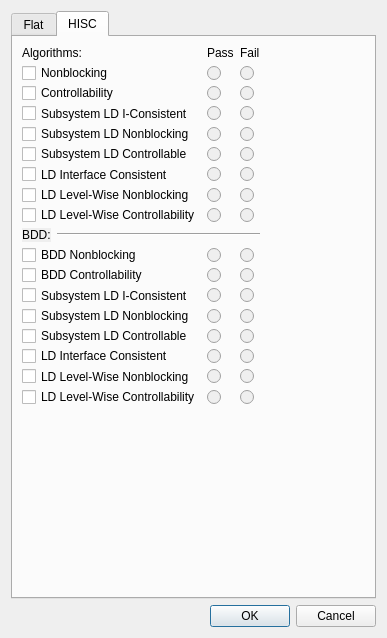
<?xml version="1.0" encoding="UTF-8"?>
<ui version="4.0">
 <class>RegTestAlgorithmEditor</class>
 <widget class="QDialog" name="RegTestAlgorithmEditor">
  <property name="geometry">
   <rect>
    <x>0</x>
    <y>0</y>
    <width>387</width>
    <height>638</height>
   </rect>
  </property>
  <property name="windowTitle">
   <string>Algorithm Editor</string>
  </property>
  <layout class="QVBoxLayout" name="verticalLayout">
   <item>
    <widget class="QTabWidget" name="m_algorithmTabWidg">
     <property name="currentIndex">
      <number>1</number>
     </property>
     <widget class="QWidget" name="m_flatTab">
      <attribute name="title">
       <string>Flat</string>
      </attribute>
      <layout class="QFormLayout" name="formLayout">
       <item row="0" column="0">
        <layout class="QGridLayout" name="flatGrid">
         <item row="0" column="0">
          <widget class="QLabel" name="flatAlgoLabel">
           <property name="sizePolicy">
            <sizepolicy hsizetype="Preferred" vsizetype="Fixed">
             <horstretch>0</horstretch>
             <verstretch>0</verstretch>
            </sizepolicy>
           </property>
           <property name="text">
            <string>Algorithms:</string>
           </property>
          </widget>
         </item>
         <item row="0" column="1">
          <widget class="QLabel" name="flatPassLabel">
           <property name="sizePolicy">
            <sizepolicy hsizetype="Preferred" vsizetype="Fixed">
             <horstretch>0</horstretch>
             <verstretch>0</verstretch>
            </sizepolicy>
           </property>
           <property name="text">
            <string>Pass</string>
           </property>
          </widget>
         </item>
         <item row="0" column="2">
          <widget class="QLabel" name="flatFailLabel">
           <property name="sizePolicy">
            <sizepolicy hsizetype="Preferred" vsizetype="Fixed">
             <horstretch>0</horstretch>
             <verstretch>0</verstretch>
            </sizepolicy>
           </property>
           <property name="text">
            <string>Fail</string>
           </property>
          </widget>
         </item>
         <item row="1" column="1">
          <widget class="QRadioButton" name="m_flatNonblockTBtn">
           <property name="enabled">
            <bool>false</bool>
           </property>
           <property name="text">
            <string/>
           </property>
           <attribute name="buttonGroup">
            <string notr="true">m_flatNonblockGroup</string>
           </attribute>
          </widget>
         </item>
         <item row="1" column="2">
          <widget class="QRadioButton" name="m_flatNonblockFBtn">
           <property name="enabled">
            <bool>false</bool>
           </property>
           <property name="text">
            <string/>
           </property>
           <attribute name="buttonGroup">
            <string notr="true">m_flatNonblockGroup</string>
           </attribute>
          </widget>
         </item>
         <item row="2" column="0">
          <widget class="QCheckBox" name="m_flatContChkBox">
           <property name="text">
            <string>Controllability</string>
           </property>
          </widget>
         </item>
         <item row="2" column="1">
          <widget class="QRadioButton" name="m_flatContTBtn">
           <property name="enabled">
            <bool>false</bool>
           </property>
           <property name="text">
            <string/>
           </property>
           <attribute name="buttonGroup">
            <string notr="true">m_flatContGroup</string>
           </attribute>
          </widget>
         </item>
         <item row="2" column="2">
          <widget class="QRadioButton" name="m_flatContFBtn">
           <property name="enabled">
            <bool>false</bool>
           </property>
           <property name="text">
            <string/>
           </property>
           <attribute name="buttonGroup">
            <string notr="true">m_flatContGroup</string>
           </attribute>
          </widget>
         </item>
         <item row="3" column="0" colspan="3">
          <layout class="QGridLayout" name="flatBddLabelGrid">
           <item row="0" column="0">
            <widget class="QLabel" name="flatBddLabel">
             <property name="sizePolicy">
              <sizepolicy hsizetype="Fixed" vsizetype="Fixed">
               <horstretch>0</horstretch>
               <verstretch>0</verstretch>
              </sizepolicy>
             </property>
             <property name="autoFillBackground">
              <bool>true</bool>
             </property>
             <property name="text">
              <string>BDD:</string>
             </property>
            </widget>
           </item>
           <item row="0" column="1">
            <widget class="Line" name="flatBddLine">
             <property name="sizePolicy">
              <sizepolicy hsizetype="Minimum" vsizetype="Fixed">
               <horstretch>0</horstretch>
               <verstretch>0</verstretch>
              </sizepolicy>
             </property>
             <property name="orientation">
              <enum>Qt::Horizontal</enum>
             </property>
            </widget>
           </item>
          </layout>
         </item>
         <item row="4" column="0">
          <widget class="QCheckBox" name="m_bddFlatNonblockChkBox">
           <property name="text">
            <string>BDD Nonblocking</string>
           </property>
          </widget>
         </item>
         <item row="4" column="1">
          <widget class="QRadioButton" name="m_bddFlatNonblockTBtn">
           <property name="enabled">
            <bool>false</bool>
           </property>
           <property name="cursor">
            <cursorShape>UpArrowCursor</cursorShape>
           </property>
           <property name="text">
            <string/>
           </property>
           <attribute name="buttonGroup">
            <string notr="true">m_bddFlatNonblockGroup</string>
           </attribute>
          </widget>
         </item>
         <item row="4" column="2">
          <widget class="QRadioButton" name="m_bddFlatNonblockFBtn">
           <property name="enabled">
            <bool>false</bool>
           </property>
           <property name="cursor">
            <cursorShape>ArrowCursor</cursorShape>
           </property>
           <property name="text">
            <string/>
           </property>
           <attribute name="buttonGroup">
            <string notr="true">m_bddFlatNonblockGroup</string>
           </attribute>
          </widget>
         </item>
         <item row="5" column="0">
          <widget class="QCheckBox" name="m_untimedContChkBox">
           <property name="text">
            <string>Untimed Controllability</string>
           </property>
          </widget>
         </item>
         <item row="5" column="1">
          <widget class="QRadioButton" name="m_untimedContTBtn">
           <property name="enabled">
            <bool>false</bool>
           </property>
           <property name="cursor">
            <cursorShape>UpArrowCursor</cursorShape>
           </property>
           <property name="text">
            <string/>
           </property>
           <attribute name="buttonGroup">
            <string notr="true">m_untimedContGroup</string>
           </attribute>
          </widget>
         </item>
         <item row="5" column="2">
          <widget class="QRadioButton" name="m_untimedContFBtn">
           <property name="enabled">
            <bool>false</bool>
           </property>
           <property name="cursor">
            <cursorShape>ArrowCursor</cursorShape>
           </property>
           <property name="text">
            <string/>
           </property>
           <attribute name="buttonGroup">
            <string notr="true">m_untimedContGroup</string>
           </attribute>
          </widget>
         </item>
         <item row="6" column="0">
          <widget class="QCheckBox" name="m_sdContChkBox">
           <property name="text">
            <string>SD Controllability</string>
           </property>
          </widget>
         </item>
         <item row="6" column="1">
          <widget class="QRadioButton" name="m_sdContTBtn">
           <property name="enabled">
            <bool>false</bool>
           </property>
           <property name="text">
            <string/>
           </property>
           <attribute name="buttonGroup">
            <string notr="true">m_sdContGroup</string>
           </attribute>
          </widget>
         </item>
         <item row="6" column="2">
          <widget class="QRadioButton" name="m_sdContFBtn">
           <property name="enabled">
            <bool>false</bool>
           </property>
           <property name="text">
            <string/>
           </property>
           <attribute name="buttonGroup">
            <string notr="true">m_sdContGroup</string>
           </attribute>
          </widget>
         </item>
         <item row="7" column="0">
          <widget class="QCheckBox" name="m_ptbChkBox">
           <property name="text">
            <string>Proper Time Behavior</string>
           </property>
          </widget>
         </item>
         <item row="7" column="1">
          <widget class="QRadioButton" name="m_ptbTBtn">
           <property name="enabled">
            <bool>false</bool>
           </property>
           <property name="text">
            <string/>
           </property>
           <attribute name="buttonGroup">
            <string notr="true">m_ptbGroup</string>
           </attribute>
          </widget>
         </item>
         <item row="7" column="2">
          <widget class="QRadioButton" name="m_ptbFBtn">
           <property name="enabled">
            <bool>false</bool>
           </property>
           <property name="text">
            <string/>
           </property>
           <attribute name="buttonGroup">
            <string notr="true">m_ptbGroup</string>
           </attribute>
          </widget>
         </item>
         <item row="8" column="0">
          <widget class="QCheckBox" name="m_sspbChkBox">
           <property name="text">
            <string>S-Singular Prohibitable Behavior</string>
           </property>
          </widget>
         </item>
         <item row="8" column="1">
          <widget class="QRadioButton" name="m_sspbTBtn">
           <property name="enabled">
            <bool>false</bool>
           </property>
           <property name="text">
            <string/>
           </property>
           <attribute name="buttonGroup">
            <string notr="true">m_sspbGroup</string>
           </attribute>
          </widget>
         </item>
         <item row="8" column="2">
          <widget class="QRadioButton" name="m_sspbFBtn">
           <property name="enabled">
            <bool>false</bool>
           </property>
           <property name="text">
            <string/>
           </property>
           <attribute name="buttonGroup">
            <string notr="true">m_sspbGroup</string>
           </attribute>
          </widget>
         </item>
         <item row="9" column="0">
          <widget class="QCheckBox" name="m_plantCompleteChkBox">
           <property name="text">
            <string>Plant Completeness</string>
           </property>
          </widget>
         </item>
         <item row="9" column="1">
          <widget class="QRadioButton" name="m_plantCompleteTBtn">
           <property name="enabled">
            <bool>false</bool>
           </property>
           <property name="text">
            <string/>
           </property>
           <attribute name="buttonGroup">
            <string notr="true">m_plantCompleteGroup</string>
           </attribute>
          </widget>
         </item>
         <item row="9" column="2">
          <widget class="QRadioButton" name="m_plantCompleteFBtn">
           <property name="enabled">
            <bool>false</bool>
           </property>
           <property name="text">
            <string/>
           </property>
           <attribute name="buttonGroup">
            <string notr="true">m_plantCompleteGroup</string>
           </attribute>
          </widget>
         </item>
         <item row="10" column="0">
          <widget class="QCheckBox" name="m_alfChkBox">
           <property name="text">
            <string>Activity Loop Free</string>
           </property>
          </widget>
         </item>
         <item row="10" column="1">
          <widget class="QRadioButton" name="m_alfTBtn">
           <property name="enabled">
            <bool>false</bool>
           </property>
           <property name="text">
            <string/>
           </property>
           <attribute name="buttonGroup">
            <string notr="true">m_alfGroup</string>
           </attribute>
          </widget>
         </item>
         <item row="10" column="2">
          <widget class="QRadioButton" name="m_alfFBtn">
           <property name="enabled">
            <bool>false</bool>
           </property>
           <property name="text">
            <string/>
           </property>
           <attribute name="buttonGroup">
            <string notr="true">m_alfGroup</string>
           </attribute>
          </widget>
         </item>
         <item row="1" column="0">
          <widget class="QCheckBox" name="m_flatNonblockChkBox">
           <property name="text">
            <string>Nonblocking</string>
           </property>
          </widget>
         </item>
        </layout>
       </item>
      </layout>
     </widget>
     <widget class="QWidget" name="m_hiscTab">
      <attribute name="title">
       <string>HISC</string>
      </attribute>
      <layout class="QFormLayout" name="formLayout_2">
       <item row="0" column="0">
        <layout class="QGridLayout" name="hiscGrid">
         <item row="17" column="0">
          <widget class="QCheckBox" name="m_bddLDLWContChkBox">
           <property name="text">
            <string>LD Level-Wise Controllability</string>
           </property>
          </widget>
         </item>
         <item row="17" column="1">
          <widget class="QRadioButton" name="m_bddLDLWContTBtn">
           <property name="enabled">
            <bool>false</bool>
           </property>
           <property name="text">
            <string/>
           </property>
           <attribute name="buttonGroup">
            <string notr="true">m_bddLDLWContGroup</string>
           </attribute>
          </widget>
         </item>
         <item row="17" column="2">
          <widget class="QRadioButton" name="m_bddLDLWContFBtn">
           <property name="enabled">
            <bool>false</bool>
           </property>
           <property name="text">
            <string/>
           </property>
           <attribute name="buttonGroup">
            <string notr="true">m_bddLDLWContGroup</string>
           </attribute>
          </widget>
         </item>
         <item row="6" column="1">
          <widget class="QRadioButton" name="m_ldIConsistentTBtn">
           <property name="enabled">
            <bool>false</bool>
           </property>
           <property name="text">
            <string/>
           </property>
           <attribute name="buttonGroup">
            <string notr="true">m_ldIConsistentGroup</string>
           </attribute>
          </widget>
         </item>
         <item row="6" column="2">
          <widget class="QRadioButton" name="m_ldIConsistentFBtn">
           <property name="enabled">
            <bool>false</bool>
           </property>
           <property name="text">
            <string/>
           </property>
           <attribute name="buttonGroup">
            <string notr="true">m_ldIConsistentGroup</string>
           </attribute>
          </widget>
         </item>
         <item row="7" column="0">
          <widget class="QCheckBox" name="m_ldLWNonblockChkBox">
           <property name="text">
            <string>LD Level-Wise Nonblocking</string>
           </property>
          </widget>
         </item>
         <item row="7" column="1">
          <widget class="QRadioButton" name="m_ldLWNonblockTBtn">
           <property name="enabled">
            <bool>false</bool>
           </property>
           <property name="text">
            <string/>
           </property>
           <attribute name="buttonGroup">
            <string notr="true">m_ldLWNonblockGroup</string>
           </attribute>
          </widget>
         </item>
         <item row="7" column="2">
          <widget class="QRadioButton" name="m_ldLWNonblockFBtn">
           <property name="enabled">
            <bool>false</bool>
           </property>
           <property name="text">
            <string/>
           </property>
           <attribute name="buttonGroup">
            <string notr="true">m_ldLWNonblockGroup</string>
           </attribute>
          </widget>
         </item>
         <item row="8" column="0">
          <widget class="QCheckBox" name="m_ldLWContChkBox">
           <property name="text">
            <string>LD Level-Wise Controllability</string>
           </property>
          </widget>
         </item>
         <item row="15" column="0">
          <widget class="QCheckBox" name="m_bddLDIConsistentChkBox">
           <property name="text">
            <string>LD Interface Consistent</string>
           </property>
          </widget>
         </item>
         <item row="15" column="1">
          <widget class="QRadioButton" name="m_bddLDIConsistentTBtn">
           <property name="enabled">
            <bool>false</bool>
           </property>
           <property name="text">
            <string/>
           </property>
           <attribute name="buttonGroup">
            <string notr="true">m_bddLDIConsistentGroup</string>
           </attribute>
          </widget>
         </item>
         <item row="15" column="2">
          <widget class="QRadioButton" name="m_bddLDIConsistentFBtn">
           <property name="enabled">
            <bool>false</bool>
           </property>
           <property name="text">
            <string/>
           </property>
           <attribute name="buttonGroup">
            <string notr="true">m_bddLDIConsistentGroup</string>
           </attribute>
          </widget>
         </item>
         <item row="16" column="0">
          <widget class="QCheckBox" name="m_bddLDLWNonblockChkBox">
           <property name="text">
            <string>LD Level-Wise Nonblocking</string>
           </property>
          </widget>
         </item>
         <item row="0" column="0">
          <widget class="QLabel" name="hiscAlgoLabel">
           <property name="sizePolicy">
            <sizepolicy hsizetype="Preferred" vsizetype="Fixed">
             <horstretch>0</horstretch>
             <verstretch>0</verstretch>
            </sizepolicy>
           </property>
           <property name="text">
            <string>Algorithms:</string>
           </property>
          </widget>
         </item>
         <item row="1" column="0">
          <widget class="QCheckBox" name="m_hiscNonblockChkBox">
           <property name="text">
            <string>Nonblocking</string>
           </property>
          </widget>
         </item>
         <item row="11" column="0">
          <widget class="QCheckBox" name="m_bddHiscContChkBox">
           <property name="text">
            <string>BDD Controllability</string>
           </property>
          </widget>
         </item>
         <item row="10" column="1">
          <widget class="QRadioButton" name="m_bddHiscNonblockTBtn">
           <property name="enabled">
            <bool>false</bool>
           </property>
           <property name="text">
            <string/>
           </property>
           <attribute name="buttonGroup">
            <string notr="true">m_bddHiscNonblockGroup</string>
           </attribute>
          </widget>
         </item>
         <item row="10" column="2">
          <widget class="QRadioButton" name="m_bddHiscNonblockFBtn">
           <property name="enabled">
            <bool>false</bool>
           </property>
           <property name="text">
            <string/>
           </property>
           <attribute name="buttonGroup">
            <string notr="true">m_bddHiscNonblockGroup</string>
           </attribute>
          </widget>
         </item>
         <item row="6" column="0">
          <widget class="QCheckBox" name="m_ldIConsistentChkBox">
           <property name="text">
            <string>LD Interface Consistent</string>
           </property>
          </widget>
         </item>
         <item row="3" column="0">
          <widget class="QCheckBox" name="m_subsysLDIConsistentChkBox">
           <property name="text">
            <string>Subsystem LD I-Consistent</string>
           </property>
          </widget>
         </item>
         <item row="3" column="1">
          <widget class="QRadioButton" name="m_subsysLDIConsistentTBtn">
           <property name="enabled">
            <bool>false</bool>
           </property>
           <property name="cursor">
            <cursorShape>UpArrowCursor</cursorShape>
           </property>
           <property name="text">
            <string/>
           </property>
           <attribute name="buttonGroup">
            <string notr="true">m_subsysLDIConsistentGroup</string>
           </attribute>
          </widget>
         </item>
         <item row="4" column="0">
          <widget class="QCheckBox" name="m_subsysLDNonblockChkBox">
           <property name="text">
            <string>Subsystem LD Nonblocking</string>
           </property>
          </widget>
         </item>
         <item row="16" column="1">
          <widget class="QRadioButton" name="m_bddLDLWNonblockTBtn">
           <property name="enabled">
            <bool>false</bool>
           </property>
           <property name="text">
            <string/>
           </property>
           <attribute name="buttonGroup">
            <string notr="true">m_bddLDLWNonblockGroup</string>
           </attribute>
          </widget>
         </item>
         <item row="16" column="2">
          <widget class="QRadioButton" name="m_bddLDLWNonblockFBtn">
           <property name="enabled">
            <bool>false</bool>
           </property>
           <property name="text">
            <string/>
           </property>
           <attribute name="buttonGroup">
            <string notr="true">m_bddLDLWNonblockGroup</string>
           </attribute>
          </widget>
         </item>
         <item row="9" column="0" colspan="3">
          <layout class="QGridLayout" name="hiscBddLabelGrid">
           <item row="0" column="1">
            <widget class="Line" name="hiscBddLine">
             <property name="sizePolicy">
              <sizepolicy hsizetype="Minimum" vsizetype="Fixed">
               <horstretch>0</horstretch>
               <verstretch>0</verstretch>
              </sizepolicy>
             </property>
             <property name="orientation">
              <enum>Qt::Horizontal</enum>
             </property>
            </widget>
           </item>
           <item row="0" column="0">
            <widget class="QLabel" name="hiscBddLabel">
             <property name="sizePolicy">
              <sizepolicy hsizetype="Fixed" vsizetype="Fixed">
               <horstretch>0</horstretch>
               <verstretch>0</verstretch>
              </sizepolicy>
             </property>
             <property name="autoFillBackground">
              <bool>true</bool>
             </property>
             <property name="text">
              <string>BDD:</string>
             </property>
            </widget>
           </item>
          </layout>
         </item>
         <item row="11" column="1">
          <widget class="QRadioButton" name="m_bddHiscContTBtn">
           <property name="enabled">
            <bool>false</bool>
           </property>
           <property name="text">
            <string/>
           </property>
           <attribute name="buttonGroup">
            <string notr="true">m_bddHiscContGroup</string>
           </attribute>
          </widget>
         </item>
         <item row="11" column="2">
          <widget class="QRadioButton" name="m_bddHiscContFBtn">
           <property name="enabled">
            <bool>false</bool>
           </property>
           <property name="text">
            <string/>
           </property>
           <attribute name="buttonGroup">
            <string notr="true">m_bddHiscContGroup</string>
           </attribute>
          </widget>
         </item>
         <item row="8" column="2">
          <widget class="QRadioButton" name="m_ldLWContFBtn">
           <property name="enabled">
            <bool>false</bool>
           </property>
           <property name="text">
            <string/>
           </property>
           <attribute name="buttonGroup">
            <string notr="true">m_ldLWContGroup</string>
           </attribute>
          </widget>
         </item>
         <item row="5" column="0">
          <widget class="QCheckBox" name="m_subsysLDContChkBox">
           <property name="text">
            <string>Subsystem LD Controllable</string>
           </property>
          </widget>
         </item>
         <item row="4" column="1">
          <widget class="QRadioButton" name="m_subsysLDNonblockTBtn">
           <property name="enabled">
            <bool>false</bool>
           </property>
           <property name="cursor">
            <cursorShape>UpArrowCursor</cursorShape>
           </property>
           <property name="text">
            <string/>
           </property>
           <attribute name="buttonGroup">
            <string notr="true">m_subsysLDNonblockGroup</string>
           </attribute>
          </widget>
         </item>
         <item row="2" column="0">
          <widget class="QCheckBox" name="m_hiscContChkBox">
           <property name="text">
            <string>Controllability</string>
           </property>
          </widget>
         </item>
         <item row="12" column="2">
          <widget class="QRadioButton" name="m_bddSubsysLDIConsistentFBtn">
           <property name="enabled">
            <bool>false</bool>
           </property>
           <property name="cursor">
            <cursorShape>ArrowCursor</cursorShape>
           </property>
           <property name="text">
            <string/>
           </property>
           <attribute name="buttonGroup">
            <string notr="true">m_bddSubsysLDIConsistentGroup</string>
           </attribute>
          </widget>
         </item>
         <item row="13" column="0">
          <widget class="QCheckBox" name="m_bddSubsysLDNonblockChkBox">
           <property name="text">
            <string>Subsystem LD Nonblocking</string>
           </property>
          </widget>
         </item>
         <item row="13" column="1">
          <widget class="QRadioButton" name="m_bddSubsysLDNonblockTBtn">
           <property name="enabled">
            <bool>false</bool>
           </property>
           <property name="cursor">
            <cursorShape>UpArrowCursor</cursorShape>
           </property>
           <property name="text">
            <string/>
           </property>
           <attribute name="buttonGroup">
            <string notr="true">m_bddSubsysLDNonblockGroup</string>
           </attribute>
          </widget>
         </item>
         <item row="13" column="2">
          <widget class="QRadioButton" name="m_bddSubsysLDNonblockFBtn">
           <property name="enabled">
            <bool>false</bool>
           </property>
           <property name="cursor">
            <cursorShape>ArrowCursor</cursorShape>
           </property>
           <property name="text">
            <string/>
           </property>
           <attribute name="buttonGroup">
            <string notr="true">m_bddSubsysLDNonblockGroup</string>
           </attribute>
          </widget>
         </item>
         <item row="14" column="0">
          <widget class="QCheckBox" name="m_bddSubsysLDContChkBox">
           <property name="text">
            <string>Subsystem LD Controllable</string>
           </property>
          </widget>
         </item>
         <item row="14" column="1">
          <widget class="QRadioButton" name="m_bddSubsysLDContTBtn">
           <property name="enabled">
            <bool>false</bool>
           </property>
           <property name="text">
            <string/>
           </property>
           <attribute name="buttonGroup">
            <string notr="true">m_bddSubsysLDContGroup</string>
           </attribute>
          </widget>
         </item>
         <item row="14" column="2">
          <widget class="QRadioButton" name="m_bddSubsysLDContFBtn">
           <property name="enabled">
            <bool>false</bool>
           </property>
           <property name="text">
            <string/>
           </property>
           <attribute name="buttonGroup">
            <string notr="true">m_bddSubsysLDContGroup</string>
           </attribute>
          </widget>
         </item>
         <item row="1" column="1">
          <widget class="QRadioButton" name="m_hiscNonblockTBtn">
           <property name="enabled">
            <bool>false</bool>
           </property>
           <property name="text">
            <string/>
           </property>
           <attribute name="buttonGroup">
            <string notr="true">m_hiscNonblockGroup</string>
           </attribute>
          </widget>
         </item>
         <item row="2" column="1">
          <widget class="QRadioButton" name="m_hiscContTBtn">
           <property name="enabled">
            <bool>false</bool>
           </property>
           <property name="text">
            <string/>
           </property>
           <attribute name="buttonGroup">
            <string notr="true">m_hiscContGroup</string>
           </attribute>
          </widget>
         </item>
         <item row="2" column="2">
          <widget class="QRadioButton" name="m_hiscContFBtn">
           <property name="enabled">
            <bool>false</bool>
           </property>
           <property name="text">
            <string/>
           </property>
           <attribute name="buttonGroup">
            <string notr="true">m_hiscContGroup</string>
           </attribute>
          </widget>
         </item>
         <item row="8" column="1">
          <widget class="QRadioButton" name="m_ldLWContTBtn">
           <property name="enabled">
            <bool>false</bool>
           </property>
           <property name="text">
            <string/>
           </property>
           <attribute name="buttonGroup">
            <string notr="true">m_ldLWContGroup</string>
           </attribute>
          </widget>
         </item>
         <item row="0" column="2">
          <widget class="QLabel" name="hiscFailLabel">
           <property name="sizePolicy">
            <sizepolicy hsizetype="Preferred" vsizetype="Fixed">
             <horstretch>0</horstretch>
             <verstretch>0</verstretch>
            </sizepolicy>
           </property>
           <property name="text">
            <string>Fail</string>
           </property>
          </widget>
         </item>
         <item row="10" column="0">
          <widget class="QCheckBox" name="m_bddHiscNonblockChkBox">
           <property name="text">
            <string>BDD Nonblocking</string>
           </property>
          </widget>
         </item>
         <item row="1" column="2">
          <widget class="QRadioButton" name="m_hiscNonblockFBtn">
           <property name="enabled">
            <bool>false</bool>
           </property>
           <property name="text">
            <string/>
           </property>
           <attribute name="buttonGroup">
            <string notr="true">m_hiscNonblockGroup</string>
           </attribute>
          </widget>
         </item>
         <item row="0" column="1">
          <widget class="QLabel" name="hiscPassLabel">
           <property name="sizePolicy">
            <sizepolicy hsizetype="Preferred" vsizetype="Fixed">
             <horstretch>0</horstretch>
             <verstretch>0</verstretch>
            </sizepolicy>
           </property>
           <property name="text">
            <string>Pass</string>
           </property>
          </widget>
         </item>
         <item row="4" column="2">
          <widget class="QRadioButton" name="m_subsysLDNonblockFBtn">
           <property name="enabled">
            <bool>false</bool>
           </property>
           <property name="cursor">
            <cursorShape>ArrowCursor</cursorShape>
           </property>
           <property name="text">
            <string/>
           </property>
           <attribute name="buttonGroup">
            <string notr="true">m_subsysLDNonblockGroup</string>
           </attribute>
          </widget>
         </item>
         <item row="12" column="0">
          <widget class="QCheckBox" name="m_bddSubsysLDIConsistentChkBox">
           <property name="text">
            <string>Subsystem LD I-Consistent</string>
           </property>
          </widget>
         </item>
         <item row="12" column="1">
          <widget class="QRadioButton" name="m_bddSubsysLDIConsistentTBtn">
           <property name="enabled">
            <bool>false</bool>
           </property>
           <property name="cursor">
            <cursorShape>UpArrowCursor</cursorShape>
           </property>
           <property name="text">
            <string/>
           </property>
           <attribute name="buttonGroup">
            <string notr="true">m_bddSubsysLDIConsistentGroup</string>
           </attribute>
          </widget>
         </item>
         <item row="5" column="1">
          <widget class="QRadioButton" name="m_subsysLDContTBtn">
           <property name="enabled">
            <bool>false</bool>
           </property>
           <property name="text">
            <string/>
           </property>
           <attribute name="buttonGroup">
            <string notr="true">m_subsysLDContGroup</string>
           </attribute>
          </widget>
         </item>
         <item row="5" column="2">
          <widget class="QRadioButton" name="m_subsysLDContFBtn">
           <property name="enabled">
            <bool>false</bool>
           </property>
           <property name="text">
            <string/>
           </property>
           <attribute name="buttonGroup">
            <string notr="true">m_subsysLDContGroup</string>
           </attribute>
          </widget>
         </item>
         <item row="3" column="2">
          <widget class="QRadioButton" name="m_subsysLDIConsistentFBtn">
           <property name="enabled">
            <bool>false</bool>
           </property>
           <property name="cursor">
            <cursorShape>ArrowCursor</cursorShape>
           </property>
           <property name="text">
            <string/>
           </property>
           <attribute name="buttonGroup">
            <string notr="true">m_subsysLDIConsistentGroup</string>
           </attribute>
          </widget>
         </item>
        </layout>
       </item>
      </layout>
     </widget>
    </widget>
   </item>
   <item>
    <widget class="QDialogButtonBox" name="m_algorithmBtnBox">
     <property name="standardButtons">
      <set>QDialogButtonBox::Cancel|QDialogButtonBox::Ok</set>
     </property>
    </widget>
   </item>
  </layout>
 </widget>
 <resources/>
 <connections/>
 <buttongroups>
  <buttongroup name="m_bddSubsysLDNonblockGroup"/>
  <buttongroup name="m_bddLDLWNonblockGroup"/>
  <buttongroup name="m_subsysLDNonblockGroup"/>
  <buttongroup name="m_untimedContGroup"/>
  <buttongroup name="m_bddHiscNonblockGroup"/>
  <buttongroup name="m_hiscNonblockGroup"/>
  <buttongroup name="m_bddFlatNonblockGroup"/>
  <buttongroup name="m_ldLWNonblockGroup"/>
  <buttongroup name="m_bddLDIConsistentGroup"/>
  <buttongroup name="m_bddLDLWContGroup"/>
  <buttongroup name="m_subsysLDIConsistentGroup"/>
  <buttongroup name="m_alfGroup"/>
  <buttongroup name="m_subsysLDContGroup"/>
  <buttongroup name="m_ptbGroup"/>
  <buttongroup name="m_hiscContGroup"/>
  <buttongroup name="m_flatNonblockGroup"/>
  <buttongroup name="m_bddSubsysLDContGroup"/>
  <buttongroup name="m_ldIConsistentGroup"/>
  <buttongroup name="m_bddHiscContGroup"/>
  <buttongroup name="m_bddSubsysLDIConsistentGroup"/>
  <buttongroup name="m_ldLWContGroup"/>
  <buttongroup name="m_flatContGroup"/>
  <buttongroup name="m_sdContGroup"/>
  <buttongroup name="m_plantCompleteGroup"/>
  <buttongroup name="m_sspbGroup"/>
 </buttongroups>
</ui>
